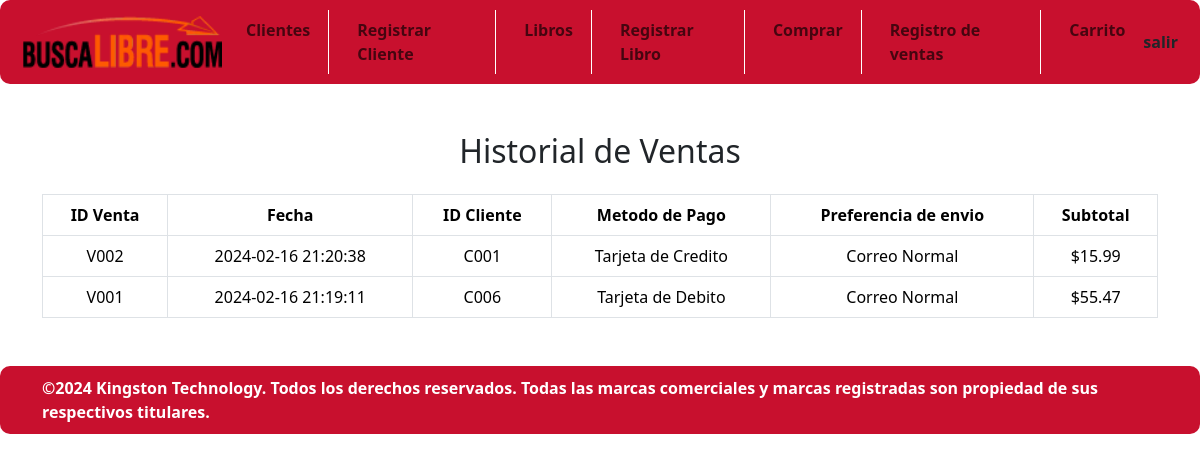
The app's page /Presentador/formulario_historial.php with its own data.
### tables this page shows
CREATE TABLE `venta` (
  `id_Venta` varchar(6) NOT NULL,
  `Fecha` datetime NOT NULL,
  `id_Producto` varchar(4) NOT NULL,
  `Subtotal` float NOT NULL,
  `id_Cliente` varchar(4) NOT NULL,
  `id_metPago` varchar(6) NOT NULL,
  `id_prefEnvio` varchar(6) NOT NULL,
  `id_modCompra` varchar(6) NOT NULL
);

CREATE TABLE `metodopago` (
  `id_metPago` varchar(6) NOT NULL,
  `Descripcion` varchar(255) NOT NULL
);

CREATE TABLE `prefenvio` (
  `id_prefEnvio` varchar(6) NOT NULL,
  `Descripcion` varchar(255) NOT NULL
);

### Presentador/formulario_historial.php (the view, shortened to what this page needs)
<?php
include("../Datos/head.php");
include("../Datos/navbar.php");
include("../Datos/conexion.php");
$consulta_ventas = $conexion->query("SELECT * FROM venta ORDER BY Fecha DESC");
$ventas = $consulta_ventas->fetchAll(PDO::FETCH_OBJ);
?>
<!DOCTYPE html>
<html lang="es">
<head>
</head>
<body>
    <div class="container mt-5">
        <h2 class="text-center mb-4">Historial de Ventas</h2>
        <table class="table table-bordered text-center">
            <thead>
                <tr>
                    <th>ID Venta</th>
                    <th>Fecha</th>
                    <th>ID Cliente</th>
                    <th>Metodo de Pago</th>
                    <th>Preferencia de envio</th>
                    <th>Subtotal</th>
                </tr>
            </thead>
            <tbody>
                <?php foreach ($ventas as $venta): ?>
                    <?php
                        $consulta_metPago = $conexion->prepare("SELECT Descripcion FROM metodopago WHERE id_metPago = ?");
                        $consulta_metPago->execute([$venta->id_metPago]);
                        $metodo_pago = $consulta_metPago->fetchColumn();
                        $consulta_prefEnvio = $conexion->prepare("SELECT Descripcion FROM prefenvio WHERE id_prefEnvio = ?");
                        $consulta_prefEnvio->execute([$venta->id_prefEnvio]);
                        $pref_envio = $consulta_prefEnvio->fetchColumn();
                    ?>
                    <tr>
                        <td><?= $venta->id_Venta ?></td>
                        <td><?= $venta->Fecha ?></td>
                        <td><?= $venta->id_Cliente ?></td>
                        <td><?= $metodo_pago ?></td>
                        <td><?= $pref_envio ?></td>
                        <td>$<?= number_format($venta->Subtotal, 2) ?></td>
                    </tr>
                <?php endforeach; ?>
            </tbody>
        </table>
    </div>
    <?php include("../Datos/footer.php"); ?>
</body>
</html>

### records on screen
venta: id_Venta "V002", Fecha "2024-02-16 21:20:38", id_Cliente "C001", id_metPago.Descripcion "Tarjeta de Credito", id_prefEnvio.Descripcion "Correo Normal", Subtotal "15.99"
venta: id_Venta "V001", Fecha "2024-02-16 21:19:11", id_Cliente "C006", id_metPago.Descripcion "Tarjeta de Debito", id_prefEnvio.Descripcion "Correo Normal", Subtotal "55.47"
